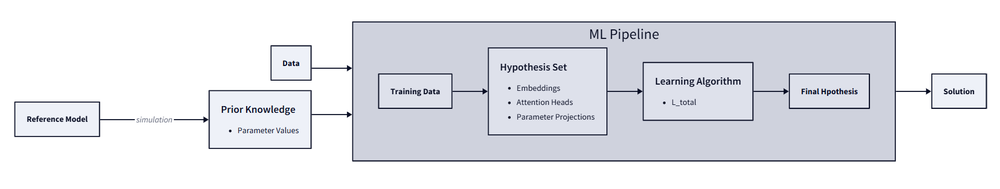
#> input picture paper/latex/images/iml.png, 1000 x 189 px, shrunk from 1776 x 335 before the run
$ python merge_images.py images/iml.png images/structural_proof_panel.png images/structural_proof_panel.png
#> lines starting #> are read from the running program, lines starting #| are printed output that depends on the picture
from PIL import Image
import sys

def merge_images(img1_path, img2_path, output_path):
#> called with img1_path = 'images/iml.png', img2_path = 'images/structural_proof_panel.png', output_path = 'images/structural_proof_panel.png'
    img1 = Image.open(img1_path)
#> img1 is the input picture: PIL image 1000x189 RGBA; mean R, G, B, A 229.6, 231.1, 236.3, 255
    img2 = Image.open(img2_path)
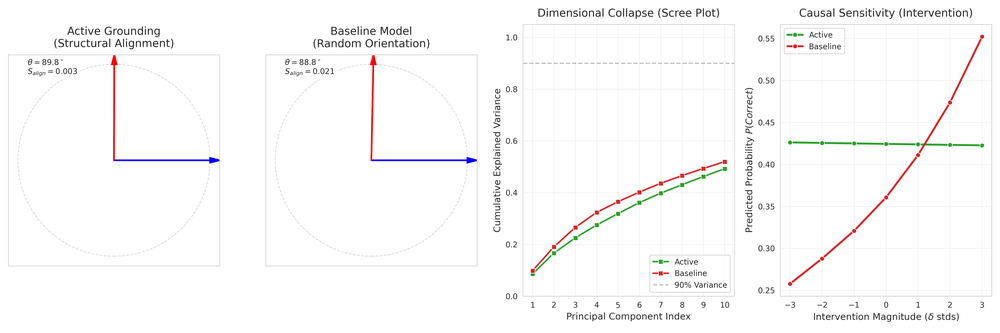
#> input picture paper/latex/images/structural_proof_panel.png, 1000 x 333 px, shrunk from 5400 x 1800 before the run
#> img2 is the input picture: PIL image 1000x333 RGBA; mean R, G, B, A 250.5, 249.9, 249.9, 255

    # Get dimensions
    w1, h1 = img1.size
#> w1 = 1000; h1 = 189
    w2, h2 = img2.size
#> w2 = 1000; h2 = 333

    # Combine side by side
    combined = Image.new('RGB', (w1 + w2 + 10, max(h1, h2)), (200, 200, 200))
#> combined: PIL image 2010x333 RGB; every value is 200
    combined.paste(img1, (0, 0))
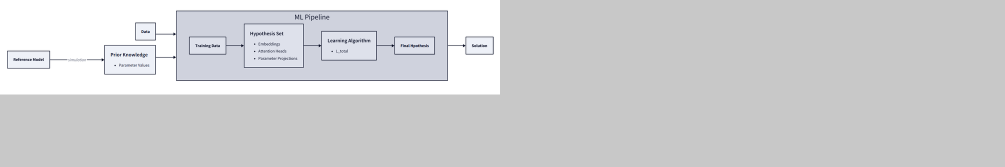
#> combined: PIL image 2010x333 RGB (shown at 1/2 size); mean R, G, B 208.4, 208.8, 210.2
    combined.paste(img2, (w1 + 10, 0))
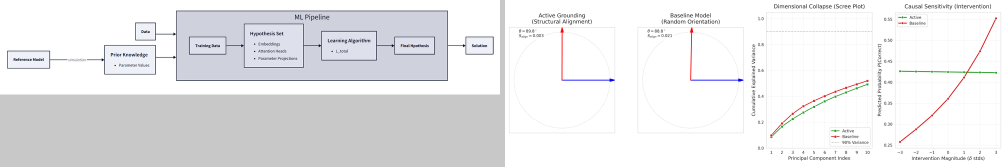
#> combined: PIL image 2010x333 RGB (shown at 1/2 size); mean R, G, B 233.5, 233.6, 235.1

    combined.save(output_path)
    print(f"Saved merged image to {output_path}")

if __name__ == "__main__":
    if len(sys.argv) < 4:
        print("Usage: python3 merge.py img1 img2 output")
    else:
        merge_images(sys.argv[1], sys.argv[2], sys.argv[3])
